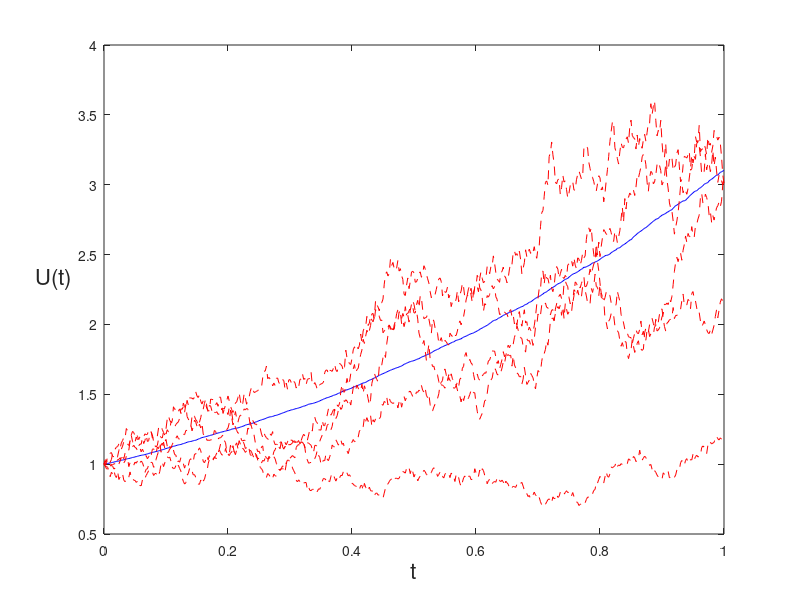

MATLAB code for this plot: (Note: this script raises an error after producing the figure.)
%BPATH3 Function along a Brownian path

randn('state',100);
T = 1; N = 500; dt = T/N; t = [dt:dt:1];

M = 1000;
dW = sqrt(dt)*randn(M,N);
W = cumsum(dW,2);
U = exp(repmat(t,[M,1]) + 0.51*W);
Umean = mean(U);

plot([0,t],[1,Umean],'b-');
hold on;
plot([0,t],[ones(5,1),U(1:5,:)],'r--');
hold off;
xlabel('t','FontSize',16);
ylabel('U(t)','FontSize' ,16, 'Rotation',0, 'HorizontalAlignment', 'right');
legend('mean of 1000 paths','5 individual paths' ,2);

averr = norm((Umean - exp(9*t/8)),'inf');